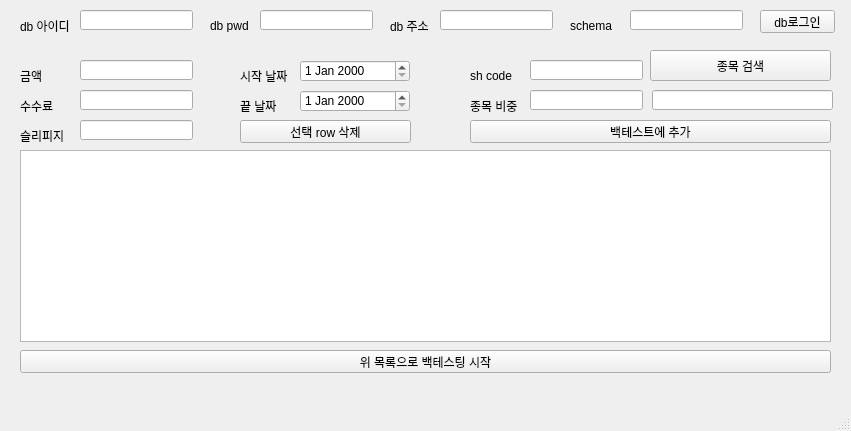
<?xml version="1.0" encoding="UTF-8"?>
<ui version="4.0">
 <class>MainWindow</class>
 <widget class="QMainWindow" name="MainWindow">
  <property name="geometry">
   <rect>
    <x>0</x>
    <y>0</y>
    <width>851</width>
    <height>431</height>
   </rect>
  </property>
  <property name="sizePolicy">
   <sizepolicy hsizetype="Fixed" vsizetype="Fixed">
    <horstretch>0</horstretch>
    <verstretch>0</verstretch>
   </sizepolicy>
  </property>
  <property name="minimumSize">
   <size>
    <width>851</width>
    <height>431</height>
   </size>
  </property>
  <property name="maximumSize">
   <size>
    <width>851</width>
    <height>431</height>
   </size>
  </property>
  <property name="windowTitle">
   <string>MainWindow</string>
  </property>
  <widget class="QWidget" name="centralwidget">
   <widget class="QLineEdit" name="db_id">
    <property name="geometry">
     <rect>
      <x>80</x>
      <y>10</y>
      <width>113</width>
      <height>20</height>
     </rect>
    </property>
   </widget>
   <widget class="QLabel" name="label">
    <property name="geometry">
     <rect>
      <x>20</x>
      <y>20</y>
      <width>56</width>
      <height>12</height>
     </rect>
    </property>
    <property name="text">
     <string>db 아이디</string>
    </property>
   </widget>
   <widget class="QLabel" name="label_2">
    <property name="geometry">
     <rect>
      <x>210</x>
      <y>20</y>
      <width>56</width>
      <height>12</height>
     </rect>
    </property>
    <property name="text">
     <string>db pwd</string>
    </property>
   </widget>
   <widget class="QLineEdit" name="db_pwd">
    <property name="geometry">
     <rect>
      <x>260</x>
      <y>10</y>
      <width>113</width>
      <height>20</height>
     </rect>
    </property>
    <property name="echoMode">
     <enum>QLineEdit::Password</enum>
    </property>
   </widget>
   <widget class="QLabel" name="label_3">
    <property name="geometry">
     <rect>
      <x>390</x>
      <y>20</y>
      <width>56</width>
      <height>12</height>
     </rect>
    </property>
    <property name="text">
     <string>db 주소</string>
    </property>
   </widget>
   <widget class="QLineEdit" name="db_ip">
    <property name="geometry">
     <rect>
      <x>440</x>
      <y>10</y>
      <width>113</width>
      <height>20</height>
     </rect>
    </property>
   </widget>
   <widget class="QLabel" name="label_4">
    <property name="geometry">
     <rect>
      <x>570</x>
      <y>20</y>
      <width>56</width>
      <height>12</height>
     </rect>
    </property>
    <property name="text">
     <string>schema</string>
    </property>
   </widget>
   <widget class="QLineEdit" name="db_schema">
    <property name="geometry">
     <rect>
      <x>630</x>
      <y>10</y>
      <width>113</width>
      <height>20</height>
     </rect>
    </property>
   </widget>
   <widget class="QPushButton" name="db_login">
    <property name="geometry">
     <rect>
      <x>760</x>
      <y>10</y>
      <width>75</width>
      <height>23</height>
     </rect>
    </property>
    <property name="text">
     <string>db로그인</string>
    </property>
   </widget>
   <widget class="QLineEdit" name="s_money">
    <property name="geometry">
     <rect>
      <x>80</x>
      <y>60</y>
      <width>113</width>
      <height>20</height>
     </rect>
    </property>
   </widget>
   <widget class="QLabel" name="label_5">
    <property name="geometry">
     <rect>
      <x>20</x>
      <y>70</y>
      <width>56</width>
      <height>12</height>
     </rect>
    </property>
    <property name="text">
     <string>금액</string>
    </property>
   </widget>
   <widget class="QLineEdit" name="commission">
    <property name="geometry">
     <rect>
      <x>80</x>
      <y>90</y>
      <width>113</width>
      <height>20</height>
     </rect>
    </property>
   </widget>
   <widget class="QLabel" name="label_6">
    <property name="geometry">
     <rect>
      <x>20</x>
      <y>100</y>
      <width>56</width>
      <height>12</height>
     </rect>
    </property>
    <property name="text">
     <string>수수료</string>
    </property>
   </widget>
   <widget class="QLineEdit" name="slippage">
    <property name="geometry">
     <rect>
      <x>80</x>
      <y>120</y>
      <width>113</width>
      <height>20</height>
     </rect>
    </property>
   </widget>
   <widget class="QLabel" name="label_7">
    <property name="geometry">
     <rect>
      <x>20</x>
      <y>130</y>
      <width>56</width>
      <height>12</height>
     </rect>
    </property>
    <property name="text">
     <string>슬리피지</string>
    </property>
   </widget>
   <widget class="QDateEdit" name="s_date">
    <property name="geometry">
     <rect>
      <x>300</x>
      <y>60</y>
      <width>110</width>
      <height>22</height>
     </rect>
    </property>
   </widget>
   <widget class="QLabel" name="label_8">
    <property name="geometry">
     <rect>
      <x>240</x>
      <y>70</y>
      <width>56</width>
      <height>12</height>
     </rect>
    </property>
    <property name="text">
     <string>시작 날짜</string>
    </property>
   </widget>
   <widget class="QDateEdit" name="e_date">
    <property name="geometry">
     <rect>
      <x>300</x>
      <y>90</y>
      <width>110</width>
      <height>22</height>
     </rect>
    </property>
   </widget>
   <widget class="QLabel" name="label_9">
    <property name="geometry">
     <rect>
      <x>240</x>
      <y>100</y>
      <width>56</width>
      <height>12</height>
     </rect>
    </property>
    <property name="text">
     <string>끝 날짜</string>
    </property>
   </widget>
   <widget class="QLineEdit" name="shcode">
    <property name="geometry">
     <rect>
      <x>530</x>
      <y>60</y>
      <width>113</width>
      <height>20</height>
     </rect>
    </property>
   </widget>
   <widget class="QLineEdit" name="ratio">
    <property name="geometry">
     <rect>
      <x>530</x>
      <y>90</y>
      <width>113</width>
      <height>20</height>
     </rect>
    </property>
   </widget>
   <widget class="QLabel" name="label_10">
    <property name="geometry">
     <rect>
      <x>470</x>
      <y>100</y>
      <width>56</width>
      <height>12</height>
     </rect>
    </property>
    <property name="text">
     <string>종목 비중</string>
    </property>
   </widget>
   <widget class="QLabel" name="label_11">
    <property name="geometry">
     <rect>
      <x>470</x>
      <y>70</y>
      <width>56</width>
      <height>12</height>
     </rect>
    </property>
    <property name="text">
     <string>sh code</string>
    </property>
   </widget>
   <widget class="QPushButton" name="search">
    <property name="geometry">
     <rect>
      <x>650</x>
      <y>50</y>
      <width>181</width>
      <height>31</height>
     </rect>
    </property>
    <property name="text">
     <string>종목 검색</string>
    </property>
   </widget>
   <widget class="QLineEdit" name="stock_name">
    <property name="geometry">
     <rect>
      <x>652</x>
      <y>90</y>
      <width>181</width>
      <height>20</height>
     </rect>
    </property>
    <property name="readOnly">
     <bool>true</bool>
    </property>
   </widget>
   <widget class="QPushButton" name="delete_row">
    <property name="geometry">
     <rect>
      <x>240</x>
      <y>120</y>
      <width>171</width>
      <height>23</height>
     </rect>
    </property>
    <property name="text">
     <string>선택 row 삭제</string>
    </property>
   </widget>
   <widget class="QPushButton" name="add_backtest">
    <property name="geometry">
     <rect>
      <x>470</x>
      <y>120</y>
      <width>361</width>
      <height>23</height>
     </rect>
    </property>
    <property name="text">
     <string>백테스트에 추가</string>
    </property>
   </widget>
   <widget class="QPushButton" name="start_backtest">
    <property name="geometry">
     <rect>
      <x>20</x>
      <y>350</y>
      <width>811</width>
      <height>23</height>
     </rect>
    </property>
    <property name="text">
     <string>위 목록으로 백테스팅 시작</string>
    </property>
   </widget>
   <widget class="QTableWidget" name="tableWidget">
    <property name="geometry">
     <rect>
      <x>20</x>
      <y>150</y>
      <width>811</width>
      <height>192</height>
     </rect>
    </property>
    <property name="selectionMode">
     <enum>QAbstractItemView::SingleSelection</enum>
    </property>
    <property name="selectionBehavior">
     <enum>QAbstractItemView::SelectRows</enum>
    </property>
   </widget>
  </widget>
  <widget class="QMenuBar" name="menubar">
   <property name="geometry">
    <rect>
     <x>0</x>
     <y>0</y>
     <width>851</width>
     <height>21</height>
    </rect>
   </property>
  </widget>
  <widget class="QStatusBar" name="statusbar"/>
 </widget>
 <resources/>
 <connections/>
</ui>
